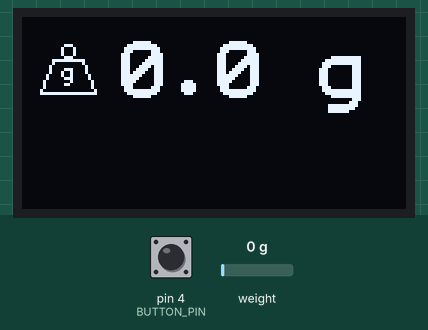
Simulated run of this sketch. Board: Arduino Uno, built with avr-gcc and run on an emulated ATmega328P. Parts: 128×64 one-colour display. The inputs (shaded band) are chosen by the test bench; at power-on: pin 4 (BUTTON_PIN) HIGH, weight on the scale 0 g.

Above: at 1.8 s.
1.9 s: pin 4 (BUTTON_PIN) pulled LOW for 1 s
At 4.0 s:
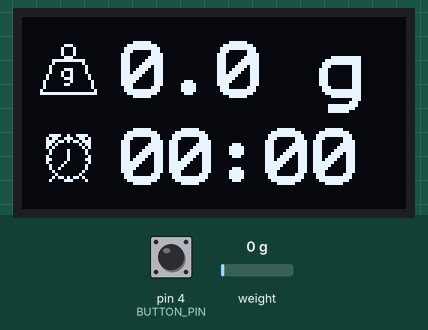
5.9 s: weight on the scale set to 100 g
At 6.7 s:
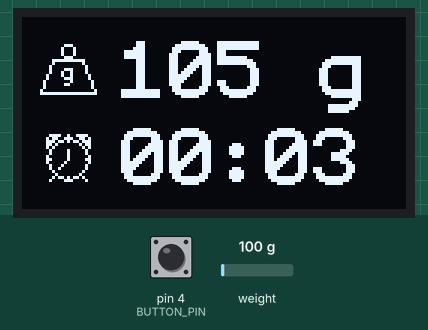
7.6 s: weight on the scale set to 1250 g
At 8.6 s:
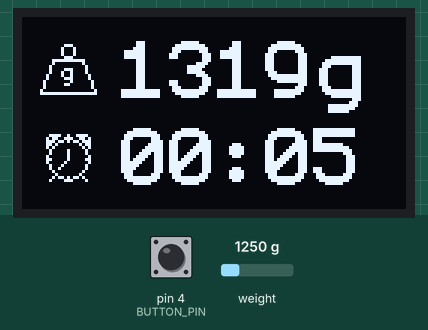
9.6 s: pin 4 (BUTTON_PIN) pulled LOW for 3.2 s
At 12.8 s:
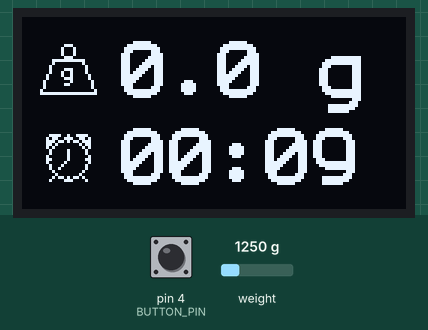
14.3 s: weight on the scale set to 2500 g
At 16.9 s:
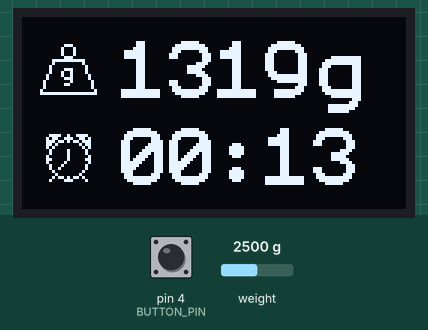
Timing chart, 0 to 17.7 s (numbered marks = the images above; inputs shaded):
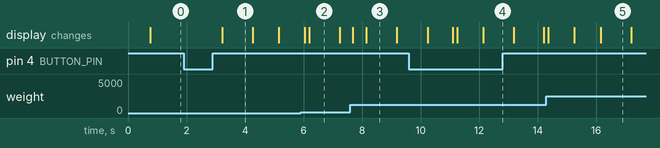

Measured:
- after the input at 1.9 s, the display: changes after 1.3 s (image 1)
- what the display in image 1 shows lasts 1.1 s, from 3.2 s to 4.3 s
- what the display in image 3 shows lasts 1.1 s, from 8.1 s to 9.2 s

The sketch:

coffee-scale-timer.ino
```cpp
#include <HX711.h>
#include <U8g2lib.h>

// --- Display Setup ---
U8G2_SSD1306_128X64_NONAME_F_HW_I2C u8g2(U8G2_R0);  // Use correct constructor for your display

// --- HX711 Setup ---
#define LOADCELL_DOUT_PIN  3
#define LOADCELL_SCK_PIN   2
HX711 scale;

// --- Button Setup ---
#define BUTTON_PIN 4
#define DEBOUNCE_DELAY 50           // ms
#define LONG_PRESS_DURATION 1000    // ms
bool lastButtonState = HIGH;
bool buttonState = HIGH;
unsigned long lastDebounceTime = 0;
unsigned long buttonPressStartTime = 0;
bool longPressHandled = false;

// --- Timer State ---
enum TimerState { HIDDEN, RUNNING, PAUSED };
TimerState timerState = HIDDEN;
unsigned long timerStartMillis = 0;
unsigned long pausedMillis = 0;

// --- Mass and Tare ---
float massGrams = 0.0;
long tareOffset = 0;

// --- HX711 Sampling ---
unsigned long lastHX711Update = 0;
const unsigned int updateInterval = 1000 / 80;  // ~12.5ms

// --- Clock Icon ---
static const unsigned char image_clock_alarm_bits[] = {
  0x9e,0x3c,0xcd,0x59,0xb7,0x76,0x0b,0x68,
  0x05,0x50,0x82,0x20,0x82,0x20,0x81,0x40,
  0x83,0x60,0x41,0x40,0x22,0x20,0x12,0x20,
  0x04,0x10,0x08,0x08,0xb4,0x16,0xc2,0x21
};

static const unsigned char image_Layer_11_bits[] = {
  0x00,0x07,0x00,0x80,0x08,0x00,0x80,0x08,
  0x00,0x80,0x08,0x00,0x00,0x07,0x00,0xf0,
  0x7f,0x00,0x10,0x40,0x00,0x08,0x80,0x00,
  0x08,0x87,0x00,0x88,0x84,0x00,0x84,0x04,
  0x01,0x04,0x07,0x01,0x02,0x04,0x02,0x02,
  0x03,0x02,0x02,0x00,0x02,0x01,0x00,0x04,
  0xff,0xff,0x07
};

// --- Setup ---
void setup() {
  pinMode(BUTTON_PIN, INPUT_PULLUP);
  u8g2.begin();
  u8g2.setFontMode(1);
  u8g2.setBitmapMode(1);

  scale.begin(LOADCELL_DOUT_PIN, LOADCELL_SCK_PIN);
  scale.set_gain(128);       // Default gain
  delay(500);                // Let it settle
  tareScale();               // Tare at startup
}

// --- Read and Tare Functions ---
void readLoadCell() {
  if (scale.is_ready()) {
    long raw = scale.read();
    massGrams = (raw - tareOffset) / 398.0;  // Adjust 398.0 based on your calibration
  }
}

void tareScale() {
  if (scale.is_ready()) {
    tareOffset = scale.read();  // Relative tare
  }
}

// --- Timer Update ---
void updateTimer() {
  if (timerState == RUNNING) {
    unsigned long elapsed = millis() - timerStartMillis;
    if (elapsed >= 60 * 60 * 1000UL) elapsed = 59 * 60 * 1000UL + 59999;  // Cap at 59:59
    pausedMillis = elapsed;
  }
}

// --- Button State Handling ---
void handleShortPress() {
  switch (timerState) {
    case HIDDEN:
      timerStartMillis = millis();
      timerState = RUNNING;
      break;
    case RUNNING:
      timerState = PAUSED;
      break;
    case PAUSED:
      pausedMillis = 0;
      timerState = HIDDEN;
      break;
  }
}

void handleButton() {
  bool reading = digitalRead(BUTTON_PIN);

  if (reading != lastButtonState) {
    lastDebounceTime = millis();
  }

  if ((millis() - lastDebounceTime) > DEBOUNCE_DELAY) {
    if (reading != buttonState) {
      buttonState = reading;

      if (buttonState == LOW) {
        // Button just pressed
        buttonPressStartTime = millis();
        longPressHandled = false;
      } else {
        // Button just released
        unsigned long pressDuration = millis() - buttonPressStartTime;
        if (!longPressHandled && pressDuration < LONG_PRESS_DURATION) {
          handleShortPress();  // Only trigger short press if no long press occurred
        }
      }
    }

    // Handle long press while held
    if (buttonState == LOW && !longPressHandled &&
        (millis() - buttonPressStartTime) >= LONG_PRESS_DURATION) {
      tareScale();
      longPressHandled = true;
    }
  }

  lastButtonState = reading;
}

// --- Display ---
void updateDisplay() {
  u8g2.clearBuffer();

  // Draw top left static icon
  u8g2.drawXBM(6, 9, 19, 17, image_Layer_11_bits);

  // Draw clock icon only when timer is active
  if (timerState != HIDDEN) {
    u8g2.drawXBM(8, 39, 15, 16, image_clock_alarm_bits);
  }

  // Mass display
  u8g2.setFont(u8g2_font_profont29_tr);
  char weightStr[8];
  float absMass = abs(massGrams);

  if (absMass < 100.0) {
    dtostrf(absMass, 5, 1, weightStr);  // width=5, 1 decimal
  } else {
    snprintf(weightStr, sizeof(weightStr), "%3d", (int)absMass);
  }

  char* weightToDraw = weightStr;
  while (*weightToDraw == ' ') {
    weightToDraw++;
  }

  // Show negative sign separately for proper alignment
  if (massGrams < 0) {
    u8g2.drawStr(21, 28, "-");  // Fixed position for minus sign
  }

  u8g2.drawStr(33, 27, weightToDraw);
  u8g2.drawStr(99, 27, "g");


  // Timer display (only if active)
  if (timerState != HIDDEN) {
    unsigned int totalSeconds = pausedMillis / 1000;
    unsigned int minutes = totalSeconds / 60;
    unsigned int seconds = totalSeconds % 60;

    char timeStr[6];
    snprintf(timeStr, sizeof(timeStr), "%02u:%02u", minutes, seconds);
    u8g2.drawStr(33, 56, timeStr);
  }

  u8g2.sendBuffer();
}

// --- Main Loop ---
void loop() {
  handleButton();

  // Update load cell at 80Hz
  if (millis() - lastHX711Update >= updateInterval) {
    lastHX711Update = millis();
    readLoadCell();
    updateTimer();
    updateDisplay();
  }
}
```
